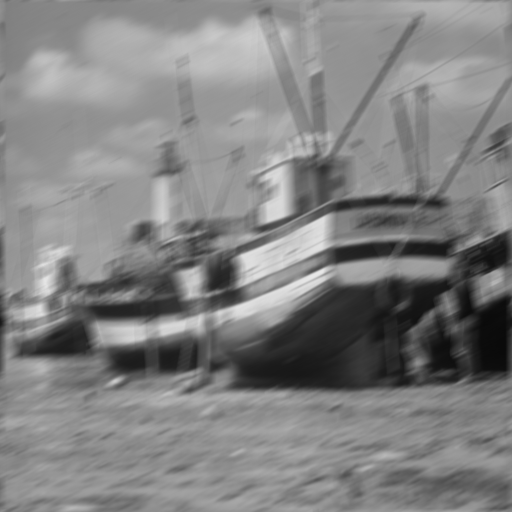
%> input picture RRY025/gisela_blurred.tif, 512 x 512 px
$ octave gisela_ex_wiener.m   (GNU Octave 9; MATLAB toolbox functions it lacks are replaced by stand-ins)
%> lines starting %> are read from the running program, lines starting %| are printed output that depends on the picture
%% Deblurring Images Using the Wiener Filter
% Wiener deconvolution can be used effectively when the frequency
% characteristics of the image and additive noise are known, to at least
% some degree.

close all
clear all
clc

%% Read Image

I = imread('gisela_blurred.tif');
%> I is the input picture: size 512x512 uint8; min 10, max 232, mean 129.7
figure, imshow(I);
[M,N] = size(I);
%> M = 512; N = 512

%%

LEN = 15;
THETA = 27;
PSF = fspecial('motion',LEN,THETA); % Point Spread Function
OTF = fft2(PSF,M,N); % Optical Transfer Function
figure, imshow(fftshift(abs(OTF)));
title('Optical Transfer Function')

OTF_abs = abs(OTF);
figure
surf([-255:256]/256,[-255:256]/512,fftshift(OTF_abs))
shading interp, camlight, colormap jet
xlabel('Optical Transfer Function')
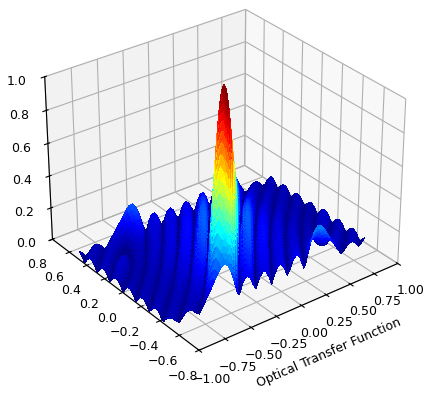
%> figure redrawn from the program's plot data

% %%
% h = fspecial('motion',LEN,THETA);
% % Read image and convert to double for FFT
% cam = im2double(imread('gisela_boat.tif'));
% hf = fft2(h,size(cam,1),size(cam,2));
% cam_blur = real(ifft2(hf.*fft2(cam)));
% figure, imshow(cam_blur)

%%  Restore the Blurred Image
% To see the importance of knowing the true PSF in deblurring, perform
% three restorations. For the first restoration, |wnr1|, using the true PSF

wnr1 = deconvwnr(I,PSF);
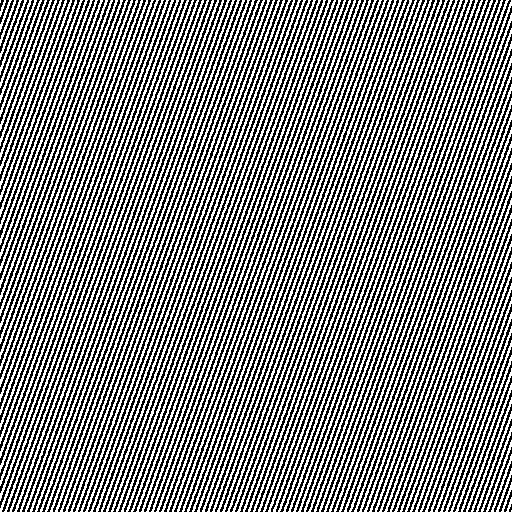
%> wnr1: size 512x512 uint8; min 0, max 255, mean 127.5
figure, imshow(wnr1);
title('Restored, True PSF');

%%
% For the second restoration, |wnr2|, use an estimated PSF that simulates
% motion twice as long as the blur length (|LEN|).

wnr2 = deconvwnr(I,fspecial('motion',2*LEN,THETA));
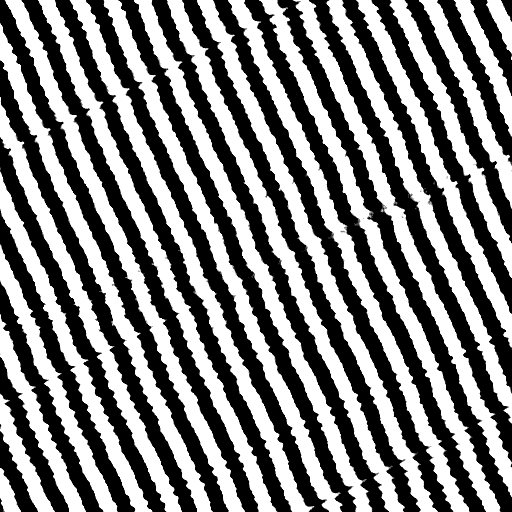
%> wnr2: size 512x512 uint8; min 0, max 255, mean 127.7
figure, imshow(wnr2);
title('Restored, "Long" PSF');

%%
% For the third restoration, |wnr3|, use an estimated PSF that simulates an
% angle of the motion twice as steep as the blur angle (|THETA|).

wnr3 = deconvwnr(I,fspecial('motion',LEN,2*THETA));
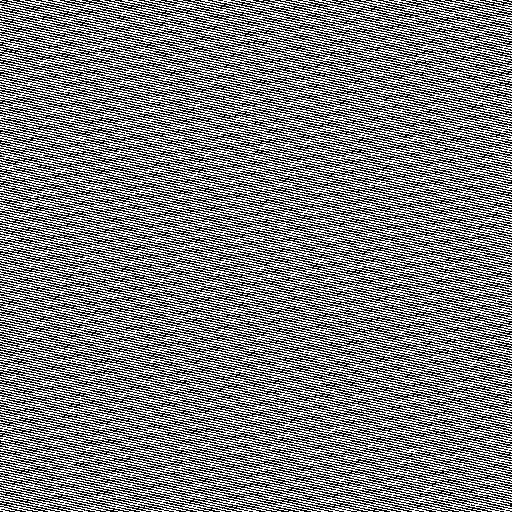
%> wnr3: size 512x512 uint8; min 0, max 255, mean 127.6
figure, imshow(wnr3);
title('Restored, Steep');

%% Simulate Additive Noise
% Simulate additive noise by using normally distributed random numbers and
% add it to the blurred image.

noise = 0.1*randn(size(I));
blurredNoisy = imadd(I,im2uint8(noise));
figure, imshow(blurredNoisy);
title('Blurred & Noisy');

%% Restore the Blurred and Noisy Image
% Restore the blurred and noisy image using an inverse filter, assuming
% zero-noise. Notice that the noise present in the original data is amplified
% significantly.

wnr4 = deconvwnr(blurredNoisy,PSF);
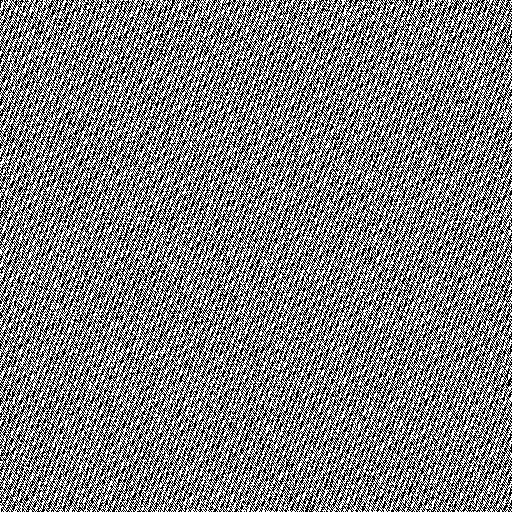
%> wnr4: size 512x512 uint8; min 0, max 255, mean 127.5; mean of the top-left, top-right, bottom-left and bottom-right quarters 127.6, 127.5, 127.6, 127.5
figure, imshow(wnr4);
title('Inverse Filtering of Noisy Data');

%%
% To control the noise amplification, provide the noise-to-signal power
% ratio, |NSR|.

NSR = sum(noise(:).^2)/sum(im2double(I(:)).^2);
%> NSR = 0.0348
wnr5 = deconvwnr(blurredNoisy,PSF,NSR);
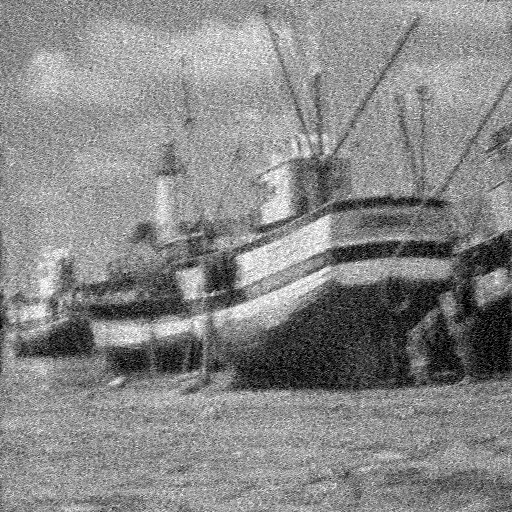
%> wnr5: size 512x512 uint8; min 0, max 255, mean 135.2
figure, imshow(wnr5);
title('Restored with NSR');

%%
% Vary the |NSR| value to affect the restoration results. The small |NSR|
% value amplifies noise.

wnr6 = deconvwnr(blurredNoisy,PSF,NSR/2);
figure, imshow(wnr6);
title('Restored with NSR/2');

%% Use Autocorrelation to Improve Image Restoration
% To improve the restoration of the blurred and noisy images, supply the
% full spectrum of the signal, which is also called autocorrelation function
% (ACF) for the noise, |NCORR|, and the signal, |ICORR|.

NP = abs(fft2(noise)).^2;
NPOW = sum(NP(:))/prod(size(noise)); % noise power
%> NPOW = 2609.6
NCORR = fftshift(real(ifft2(NP))); % noise ACF, centered
IP = abs(fft2(im2double(I))).^2;
IPOW = sum(IP(:))/prod(size(I)); % original image power
%> IPOW = 74930.6
ICORR = fftshift(real(ifft2(IP))); % image ACF, centered
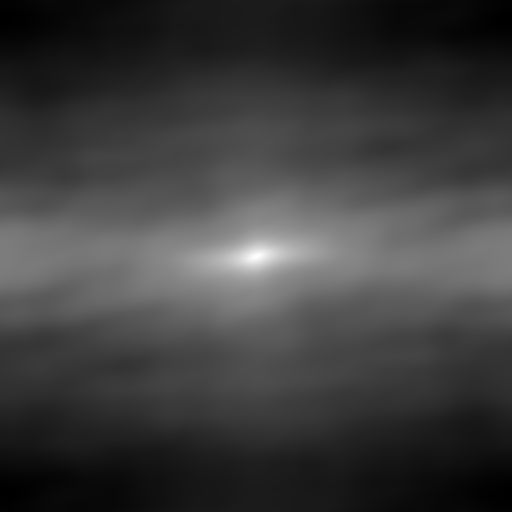
%> ICORR: size 512x512 double; min 65566, max 74930.6, mean 67826.1; drawn with min black and max white

%> (the run ends here)
